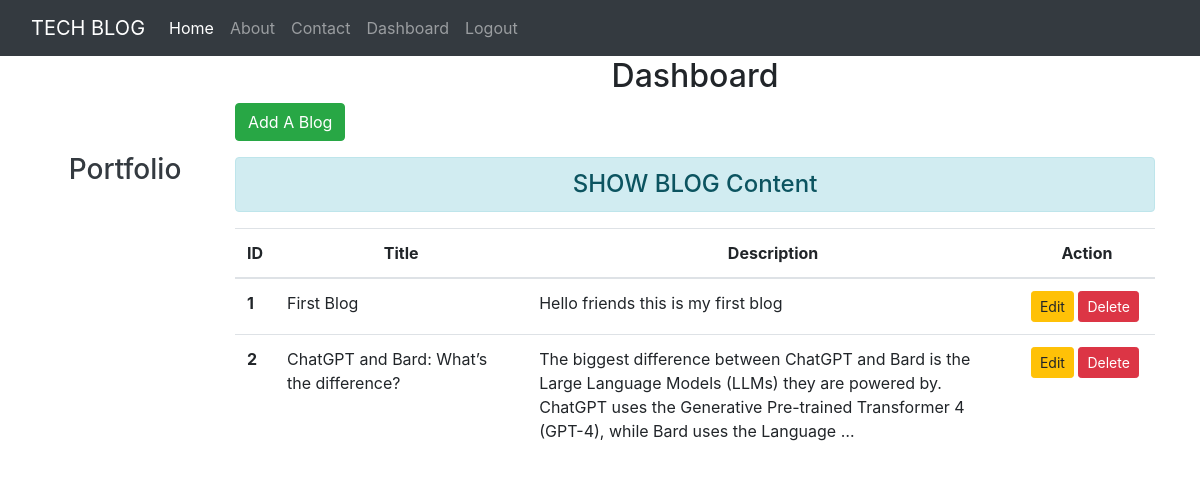
The app's page /dashboard/ (signed in) with its own data.
### techblog/models.py (models this page shows)
class Blog(models.Model):
    title = models.CharField(max_length=200)
    cont = models.TextField()
    created_at=models.DateTimeField(default=datetime.now,blank=True)

### techblog/views.py (the view)
# urls.py: path('dashboard/',views.dashboard, name="dashboard"),
def dashboard(request):
    if request.user.is_authenticated:
        blogs = Blog.objects.all()
        user = request.user
        full_name = user.get_full_name()
        gps = user.groups.all()
        return render(request, 'blog/dashboard.html',{'blogs':blogs,'full_name':full_name,'groups':gps})

### techblog/templates/blog/dashboard.html (shortened to what this page needs)
{% extends 'blog/base.html' %}
{% load static %}
{% block side %}
<div class="col-sm-2 text-dark my-5 text-center">
    <h3 class="my-5">Portfolio</h3>
</div>
{% endblock side %}
{% block content %}
    <div class="col-sm-10">
        <h2 class="text-center">Dashboard</h2>
        <a class="btn btn-success" href="{% url 'addblog' %}">Add A Blog</a>
        <h4 class="text-center alert alert-info mt-3">SHOW BLOG Content</h4>
        {% if blogs %}
            <table class="table table-hover bg-white">
                <thead>
                    <tr class="text-center">
                        <th scope="col" style="width:2%">ID</th>
                        <th scope="col" style="width:28%">Title</th>
                        <th scope="col" style="width:55%">Description</th>
                        <th scope="col" style="width:15%">Action</th>
                    </tr>
                </thead>
                <tbody>
                    {% for blg in blogs %}
                        <tr>
                            <th scope = "row">{{ blg.id }}</th>
                            <td>{{ blg.title }}</td>
                            <td>{{ blg.cont|truncatewords:30 }}</td>
                            <td><a href="{% url 'updateblog' blg.id %}" class="btn btn-warning btn-sm">Edit</a>
                                {% if perms.blog.delete_blog %}
                                <form action='{% url "deleteblog" blg.id %}' method="post" class="d-inline"> {% csrf_token %}
                                <input type="submit" class="btn btn-danger btn-sm" value="Delete">
                               </form>
                               {% endif %}
                            </td>
                        </tr>
                    {% endfor %}
                </tbody>
            </table>
        {% else %}
        <h4 class="text-center alert alert-warning">NO Records!</h4>
        {% endif %}
{% endblock content %}

### techblog/templates/blog/base.html (shortened to what this page needs)
<!DOCTYPE html>
{% load static %}
<html>
    <head>
        <link rel="stylesheet" href="{% static 'blog/css/bootstrap.css' %}">
        <link rel="stylesheet" href="{% static 'blog/css/style.css' %}">
    </head>
    <body>
        <div class="container-fluid bg-dark">
            {% include "blog/navbar.html" %}
        </div>
        <div class="container">
            <div class="row">
                <div class="col-sm-12">
                </div>
            </div>
            <div class="row">
                {% block side %}{% endblock side %}
                {% block content %}{% endblock content %}
        </div>
    </body>
</html>

### techblog/templates/blog/navbar.html (shortened to what this page needs)
<nav class="navbar navbar-expand-lg navbar-dark bg-dark">
    <a class="navbar-brand" href="/">TECH BLOG</a>
    <div class="collapse navbar-collapse" id="navbarNavAltMarkup">
      <div class="navbar-nav">
        <a class="nav-item nav-link active" href="/">Home <span class="sr-only">(current)</span></a>
        <a class="nav-item nav-link" href="{% url 'about' %}">About</a>
        <a class="nav-item nav-link" href="{% url 'contact' %}">Contact</a>
        {% if request.user.is_authenticated %}
        <a class="nav-item nav-link" href="{% url 'dashboard' %}">Dashboard</a>
        <a class="nav-item nav-link" href="{% url 'logout' %}">Logout</a>
        {% else %}
        <a class="nav-item nav-link" href="{% url 'signup' %}">Signup</a>
        <a class="nav-item nav-link" href="{% url 'login' %}">Login</a>
        {% endif %}
      </div>
    </div>
  </nav>

### records on screen
Blog: id "1", title "First Blog", cont "Hello friends this is my first blog"
Blog: id "2", title "ChatGPT and Bard: What’s the difference?", cont "The biggest difference between ChatGPT and Bard is the Large Language Models (LLMs) they are powered by. ChatGPT uses the Generative Pre-trained Transformer 4 (GPT-4), while Bard uses the Language …"
